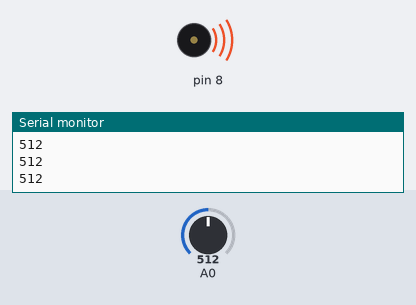
The sketch below on a simulated Arduino Uno, built with avr-gcc and run on an emulated ATmega328P. Shown: buzzer (waves = sounding), the last lines printed to the serial monitor. The inputs (shaded band) are chosen by the test bench; at power-on: A0 = 512.

Above: at 1.2 s.
1.3 s: A0 set to 531
At 2.5 s:
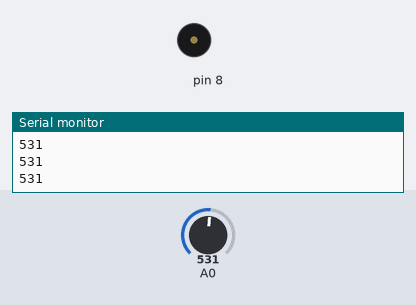
2.8 s: A0 set to 887
4.3 s: A0 set to 913
At 4.7 s:
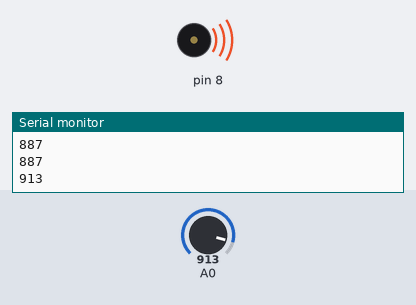
7.3 s: A0 set to 957
At 8.0 s:
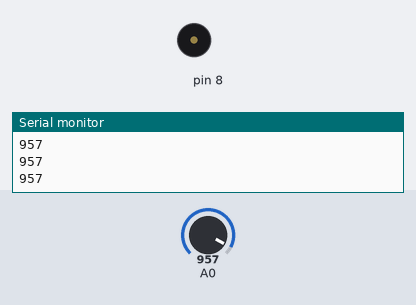
9.0 s: A0 set to 930
At 9.4 s:
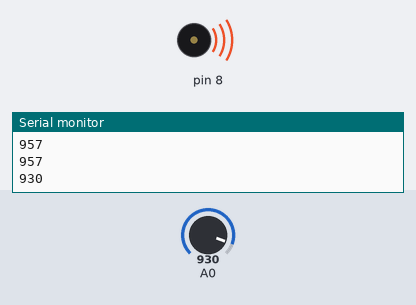
Timing chart, 0 to 13.0 s (numbered marks = the images above; inputs shaded):
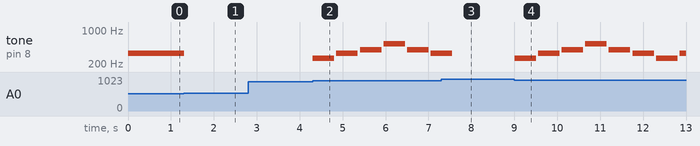

The sketch:

Keyboard_Melody.ino
```cpp
int buttons[6];
int notes[] = {262, 294, 330, 349};
int melody[] = {262, 330, 392, 523, 392, 330};


void setup() {
  buttons[0] = 2;
  Serial.begin(9600);

}


void loop() {
  int keyVal = analogRead(A0);

  Serial.println(keyVal);
  noTone(9);

  if(keyVal == 1023) {
    tone(8, notes[0]);
  }
  else if(keyVal >= 991 && keyVal <= 1002){
    tone(8, notes[1]);
  }
  else if(keyVal >= 500 && keyVal <= 512){
    tone(8, notes[2]);
  }
  else if(keyVal >= 960 && keyVal <= 990){
    tone(8, notes[3]);
  }
  else if(keyVal >= 900 && keyVal <= 940){
    // Play melody
    for (int i = 0; i < sizeof(melody) / sizeof(melody[0]); i++) {
      tone(8, melody[i]);
      delay(500);
      noTone(8);
      delay(50);
    }
  }
  else{
    noTone(8);
  }
}
```

Measured:
- the behaviour switches between 512 and 513 on A0 (found by bisection; images 0 and 1)
- the behaviour switches between 899 and 900 on A0 (found by bisection; images 1 and 2)
- the behaviour switches between 940 and 941 on A0 (found by bisection; images 2 and 3)
- after the input at 1.3 s, tone on pin 8: 330 Hz → silent at once
- after the input at 4.3 s, tone on pin 8: plays 262 Hz for 0.50 s, 330 Hz for 0.50 s, 392 Hz for 0.50 s, 523 Hz for 0.50 s, 392 Hz for 0.50 s, 330 Hz for 0.24 s, starting at once
- after the input at 7.3 s, tone on pin 8: goes on until 7.6 s, then stays silent
- after the input at 9.0 s, tone on pin 8: plays 262 Hz for 0.50 s, 330 Hz for 0.50 s, 392 Hz for 0.50 s, 523 Hz for 0.50 s, 392 Hz for 0.50 s, 330 Hz for 0.50 s … (8 notes in this stretch), starting at once
